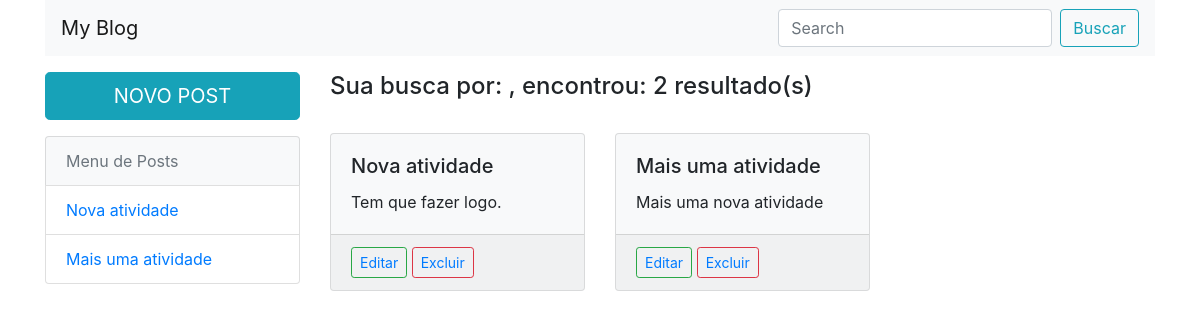
Screenshot of /index.php/home/buscar with the database file from the repository.
### tables this page shows
CREATE TABLE `postagens` (
  `id` int(11) NOT NULL,
  `titulo` varchar(200) DEFAULT NULL,
  `conteudo` varchar(500) DEFAULT NULL
);

### application/controllers/Home.php (called while the page is built, shortened)
<?php
class Home extends CI_Controller {
    public function buscar() {
        $parametro['postagens'] = $this->Postagem_model->acessoPost();
        $busca = $this->input->post('busca');
        $data2['busca'] = $busca;
        $data2['postagens'] = $this->Postagem_model->acessoPost();
        $this->load->view('cabecalho');
        $this->load->view('menu_post', $parametro);
        $this->load->view('resultado_busca', $data2);
    }
}
?>

### index.php (called while the page is built, shortened)
<?php
require_once BASEPATH.'core/CodeIgniter.php';

### application/models/Postagem_model.php (called while the page is built, shortened)
<?php
class Postagem_model extends CI_Model {
    public function acessoPost() {
        $query = $this->db->get('postagens')->result_array();
        return $query;
    }
}

### application/views/resultado_busca.php (the view)
<div class="col-md-9">
    <h4 class="h4 mt-3 num_resultados">Sua busca por: <span class = 'blue'><?php echo $busca;?></span>, encontrou: <?php echo count($postagens) ?> resultado(s)</h4><br>
    <div class="row">
        <?php foreach($postagens as $posts):?>
        <div class="col-md-4">
            <div class="card bg-light mb-3" style="max-width: 18rem;">
              <div class="card-body">
                <h5 class="card-title"><?= $posts['titulo']; ?></h5>
                <p class="card-text"><?= $posts['conteudo']; ?></p>
              </div>
              <div class="card-footer">
                <button type="button" class="btn btn-sm btn-outline-success"><?= anchor('home/editar/'.$posts['id'], "Editar")?></button>
                <button type="button" class="btn btn-sm btn-outline-danger"><?= anchor('home/excluir/'.$posts['id'], "Excluir")?></button>
              </div>
            </div>
        </div>
        <?php endforeach;?>
    </div>
</div>

### application/views/menu_post.php
<section class="container">
    <div class="row">
        <div class="col-md-3 mt-3">
            <a class="btn btn-info mb-3 btn-lg btn-block" href="<?= base_url('home/novo')?>" role="button">NOVO POST</a>
            <ul class="list-group">
              <li class="list-group-item disabled bg-light" aria-disabled="true">Menu de Posts</li>
            	<?php foreach($postagens as $posts):?>
                <li class="list-group-item">
                	 <?= anchor('home/visualizar/'.$posts['id'], $posts['titulo']); ?>
                </li>
                <?php endforeach;?>
            </ul>
        </div>

### rows the page displays
postagens: id+titulo "Nova atividade", titulo "Nova atividade", conteudo "Tem que fazer logo.", id "Editar", id "Excluir"
postagens: id+titulo "Mais uma atividade", titulo "Mais uma atividade", conteudo "Mais uma nova atividade", id "Editar", id "Excluir"

### other values shown
count($postagens) "2"
